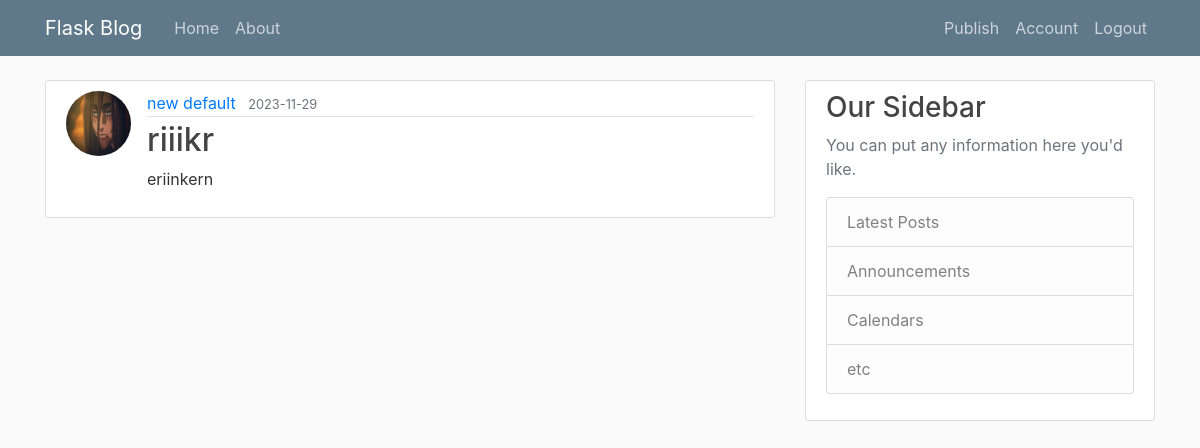
The page /publish/3 (signed in) on the database its author committed.
### flaskblog/models.py (models this page shows, shortened)
class User(db.Model, UserMixin):
    id = db.Column(db.Integer, primary_key=True)
    username = db.Column(db.String(100), nullable=False, unique=True)
    email = db.Column(db.String(120), nullable=False, unique=True)
    password = db.Column(db.String(120), nullable=False)
    image_file = db.Column(db.String(60), nullable=False, default='default-pic/default.jpg')
    posts = db.relationship('Post', backref='author', lazy=True)

class Post(db.Model):
    id = db.Column(db.Integer, primary_key=True)
    title = db.Column(db.String(120), nullable=False, unique=True)
    content = db.Column(db.Text, nullable=False)
    date = db.Column(db.DateTime, nullable=False, default=datetime.utcnow)
    user_id = db.Column(db.Integer, db.ForeignKey('user.id'), nullable=False)

### flaskblog/posts/routes.py (the view)
@posts.route('/publish/<int:id>', methods=['GET'])
@login_required
def read_post(id):
    post = Post.query.get_or_404(id)
    return render_template('read-post.html', post=post)

### flaskblog/models.py (called while the page is built)
@login_user.user_loader
def load_user(user_id):
    return User.query.get(int(user_id))

### flaskblog/templates/read-post.html
{% extends 'base.html' %}
{% block content %}
        <article class="media content-section">
            <img class="rounded-circle article-img" src="{{url_for('static', filename='propic/' + post.author.image_file)}}">
            <div class="media-body">
            <div class="article-metadata">
                <a class="mr-2" href="#">{{post.author.username}}</a>
                <small class="text-muted">{{post.date.strftime('%Y-%m-%d')}}</small>
            </div>
            <h2>{{post.title}}</h2>
            <p class="article-content">{{post.content}}</p>
        </div>
    </article>
{% endblock content %}

### flaskblog/static/main.css (style rules this page uses)
body { background: #fafafa; color: #333333; margin-top: 5rem; }
h1, h2, h3, h4, h5, h6 { color: #444444; }
.content-section { background: #ffffff; padding: 10px 20px; border: 1px solid #dddddd; border-radius: 3px; margin-bottom: 20px; }
.article-content { white-space: pre-line; }
.article-img { height: 65px; width: 65px; margin-right: 16px; }
.article-metadata { padding-bottom: 1px; margin-bottom: 4px; border-bottom: 1px solid #e3e3e3 }

### rows shown on the page
User: image_file (picture), author.username "new default"
Post: date "2023-11-29", title "riiikr", content "eriinkern"
